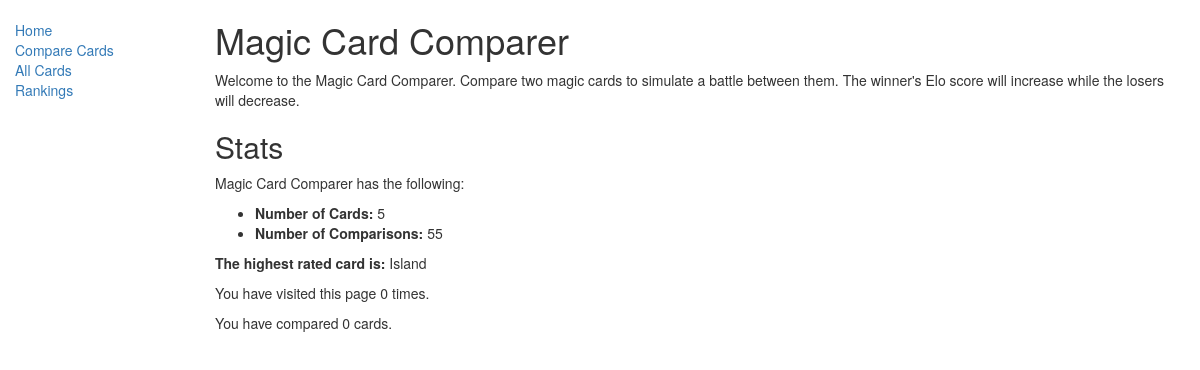
The page /mtg_compare/ on the database as committed earlier.
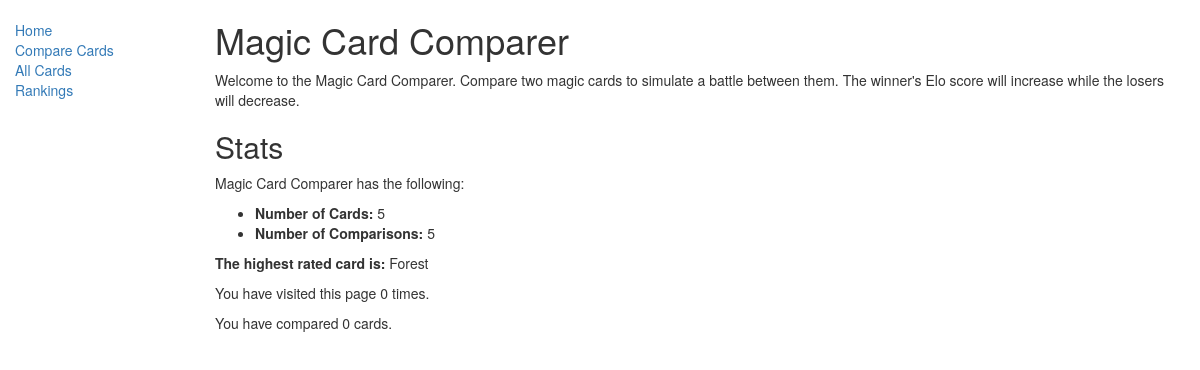
The same page on the database as committed later.
### mtg_compare/models.py (models this page shows, shortened)
class CardRanking(models.Model):
    card = models.OneToOneField(Card, on_delete=models.CASCADE, primary_key=True)
    elo = models.IntegerField(default=ELO_DEFAULT, help_text="Enter the starting Elo for this card")
    def __str__(self):
        return self.card.name

class Card(models.Model):
    name = models.CharField(max_length=200, unique=True)
    cmc = models.IntegerField(default=0, help_text="Enter the converted mana cost of this card")
    cardType = models.ManyToManyField(CardType, help_text="Select a type for this card")
    cardColor = models.ManyToManyField(CardColor, help_text="Select a color for this card")
    cardSet = models.ManyToManyField(CardSet, help_text="Select a set this card is from")
    def card_type_display(self):
        return ', '.join([ cardType.cardType for cardType in self.cardType.all()])
    card_type_display.short_description = 'Type'
    def card_color_display(self):
        return ', '.join([ cardColor.cardColor for cardColor in self.cardColor.all()])
    card_color_display.short_description = 'Color'

### mtg_compare/views.py (the view)
# urls.py: path('', views.index, name='index'),
def index(request):
    num_cards = Card.objects.all().count()
    num_card_comparison_results = CardComparisonResult.objects.all().count()
    highest_rated_card_elo = CardRanking.objects.all().aggregate(Max('elo'))
    highest_rated_card_ranking = CardRanking.objects.all().filter(elo=highest_rated_card_elo['elo__max'])[0]
    if (num_cards <= 1):
        random_index = randint(0, num_cards-1)
        random_index2 = randint(0, num_cards-1)
        while (random_index == random_index2):
            random_index2 = randint(0, num_cards-1)
        left_card = Card.objects.all()[random_index]
        left_card = Card.objects.all()[random_index2]
    else:
        left_card = None
        right_card = None
    num_visits = request.session.get('num_visits', 0)
    request.session['num_visits'] = num_visits + 1
    num_compares = request.session.get('num_compares', 0)
    return render(
        request,
        'index.html',
        context={'num_cards': num_cards,
                 'num_card_comparison_results': num_card_comparison_results,
                 'highest_rated_card_ranking': highest_rated_card_ranking,
                 'left_card': left_card,
                 'right_card': right_card,
                 'num_visits': num_visits,
                 'num_compares': num_compares,
                 },
    )

### mtg_compare/templates/index.html (shortened to what this page needs)
{% extends "base_generic.html" %}
{% block content %}
<h1>Magic Card Comparer</h1>
    <p>Welcome to the Magic Card Comparer. Compare two magic cards to simulate a battle between them. The winner's Elo score will increase while the losers will decrease.</p>
<h2>Stats</h2>
    <p>Magic Card Comparer has the following:</p>
    <ul>
        <li><strong>Number of Cards:</strong> {{ num_cards }}</li>
        <li><strong>Number of Comparisons:</strong> {{ num_card_comparison_results }}</li>
    </ul>
    <p><strong>The highest rated card is:</strong> {{ highest_rated_card_ranking }}</p>
    <p>You have visited this page {{ num_visits }} {% if num_visits == 1 %}time{% else %}times{% endif %}.</p>
    <p>You have compared {{ num_compares }} {% if num_compares == 1 %}card{% else %}cards{% endif %}.</p>
{% endblock %}

Rows that differ between the two databases and show on the page:
no longer on this page (row edited): CardRanking: card.name "Island"
now on this page (row edited): CardRanking: card.name "Forest"
Other text that changed with them:
{{ num_card_comparison_results }}: "55" → "5"
